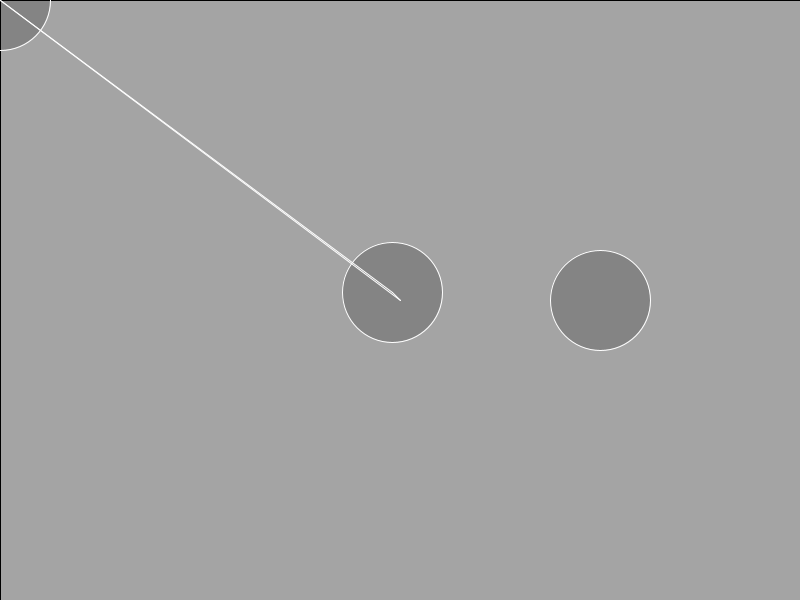
Frame 1 (no input)
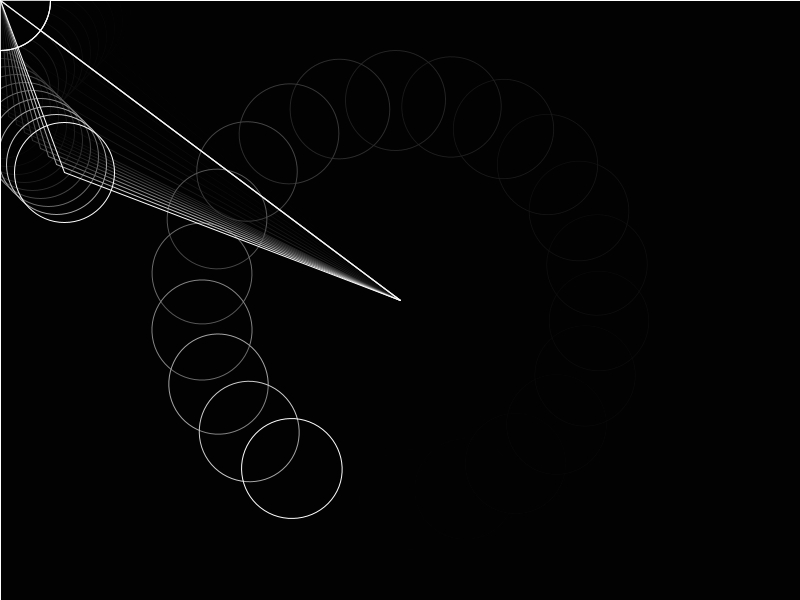
Frame 60 (the mouse pressed at the canvas centre just before this capture)
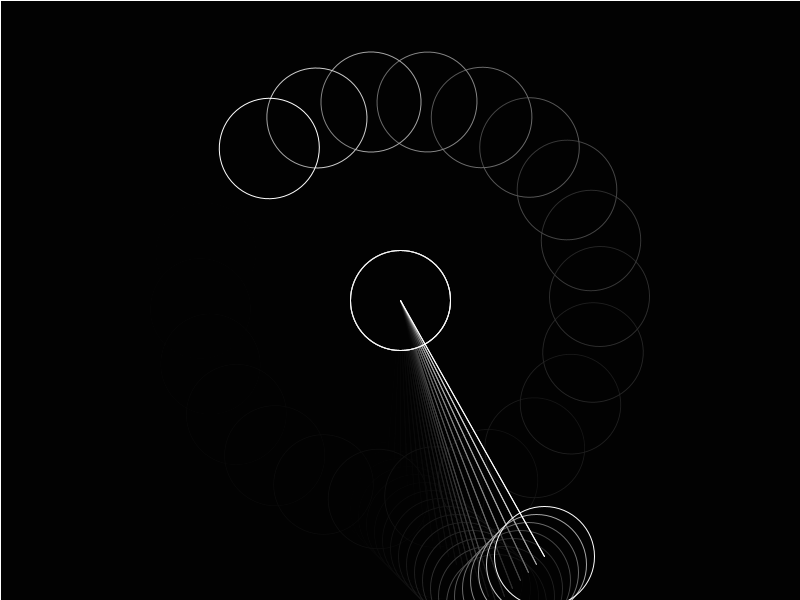
Frame 120 (the mouse held since frame 60 and released just before this capture)

The Processing sketch that drew these frames (run headless with seeded random() and noise(); from frame 60 on, the mouse is pressed at the canvas centre):

// Processing sketch: test_cercle
// ── test_cercle.pde
int d ; 
float posX1, posX2, posY1, posY2, vX1, vY1, vX2, vY2;

void setup() {
  size(800, 600);
  noFill();
  smooth();
  posX1=posX2=width/2;
  posY1=posY2=height/2;
  //vX1=5;
  //vY1=5;
  vX2=8;
  vY2=8;
}




void draw() {
  fill(0, 50);
  rect(0, 0, width, height);
  pushMatrix();
  translate(width/2, height/2);
  rotate(d);
  stroke(255);
  ellipse(200, 0, 100, 100);
  d +=6;
  popMatrix();
  //posX1 -= vX1;
  //posY1 -= vY1;
  posX2 -= vX2;
  posY2 -= vY2;
  ellipse(mouseX, mouseY, 100, 100);
  ellipse(posX2, posY2, 100, 100);
  stroke(255);
  line(mouseX,mouseY,posX2,posY2);
  line(mouseX,mouseY,width/2,height/2);
  line(width/2,height/2,posX2,posY2);
  
  /*changement de couleur
  float a = width-mouseX;
  float b = ;
  println(b);
  //fin changement couleur*/ 
  
  
  /*if (posX1>800) {
    vX1*=-1;
   
  }
  if (posY1>600) {
    vY1*=-1;
  }
  if (posX1<0) {
    vX1*=-1;
  }
  if (posY1<0) {
    vY1*=-1;
  }*/
   //2e ellipse
   
    if (posX2>800) {
    vX2*=-1;
   
  }
  if (posY2>600) {
    vY2*=-1;
  }
  if (posX2<0) {
    vX2*=-1;
  }
  if (posY2<0) {
    vY2*=-1;
  }
}
